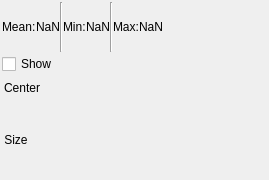
<?xml version="1.0" encoding="UTF-8"?>
<ui version="4.0">
 <class>Form</class>
 <widget class="QWidget" name="Form">
  <property name="geometry">
   <rect>
    <x>0</x>
    <y>0</y>
    <width>269</width>
    <height>180</height>
   </rect>
  </property>
  <property name="windowTitle">
   <string>Form</string>
  </property>
  <layout class="QVBoxLayout" name="verticalLayout">
   <property name="spacing">
    <number>2</number>
   </property>
   <property name="leftMargin">
    <number>2</number>
   </property>
   <property name="topMargin">
    <number>2</number>
   </property>
   <property name="rightMargin">
    <number>2</number>
   </property>
   <property name="bottomMargin">
    <number>2</number>
   </property>
   <item>
    <layout class="QHBoxLayout" name="horizontalLayout_10">
     <property name="spacing">
      <number>0</number>
     </property>
     <item>
      <widget class="QLabel" name="label_9">
       <property name="text">
        <string>Mean:</string>
       </property>
      </widget>
     </item>
     <item>
      <widget class="PyDMLabel" name="PyDMLabel_2">
       <property name="toolTip">
        <string/>
       </property>
       <property name="text">
        <string>NaN</string>
       </property>
       <property name="channel" stdset="0">
        <string>haven://${AD}.stats${R}.mean_value</string>
       </property>
      </widget>
     </item>
     <item>
      <widget class="Line" name="line">
       <property name="orientation">
        <enum>Qt::Vertical</enum>
       </property>
      </widget>
     </item>
     <item>
      <widget class="QLabel" name="label_10">
       <property name="text">
        <string>Min:</string>
       </property>
      </widget>
     </item>
     <item>
      <widget class="PyDMLabel" name="PyDMLabel_4">
       <property name="toolTip">
        <string/>
       </property>
       <property name="text">
        <string>NaN</string>
       </property>
       <property name="channel" stdset="0">
        <string>haven://${AD}.stats${R}.min_value</string>
       </property>
      </widget>
     </item>
     <item>
      <widget class="Line" name="line_2">
       <property name="orientation">
        <enum>Qt::Vertical</enum>
       </property>
      </widget>
     </item>
     <item>
      <widget class="QLabel" name="label_11">
       <property name="text">
        <string>Max:</string>
       </property>
      </widget>
     </item>
     <item>
      <widget class="PyDMLabel" name="PyDMLabel_6">
       <property name="toolTip">
        <string/>
       </property>
       <property name="text">
        <string>NaN</string>
       </property>
       <property name="channel" stdset="0">
        <string>haven://${AD}.stats${R}.max_value</string>
       </property>
      </widget>
     </item>
     <item>
      <spacer name="horizontalSpacer_7">
       <property name="orientation">
        <enum>Qt::Horizontal</enum>
       </property>
       <property name="sizeHint" stdset="0">
        <size>
         <width>40</width>
         <height>20</height>
        </size>
       </property>
      </spacer>
     </item>
    </layout>
   </item>
   <item>
    <widget class="PyDMCheckbox" name="PyDMCheckbox">
     <property name="toolTip">
      <string/>
     </property>
     <property name="text">
      <string>Show</string>
     </property>
     <property name="channel" stdset="0">
      <string>haven://${AD}.overlays.overlay_${R}.use</string>
     </property>
    </widget>
   </item>
   <item>
    <layout class="QHBoxLayout" name="horizontalLayout_3">
     <item>
      <widget class="PyDMSlider" name="PyDMSlider_3">
       <property name="toolTip">
        <string/>
       </property>
       <property name="channel" stdset="0">
        <string>haven://${AD}.roi${R}.min_xyz.min_y</string>
       </property>
       <property name="orientation" stdset="0">
        <number>2</number>
       </property>
       <property name="userMaximum" stdset="0">
        <double>3000.000000000000000</double>
       </property>
       <property name="userMinimum" stdset="0">
        <double>0.000000000000000</double>
       </property>
       <property name="userDefinedLimits" stdset="0">
        <bool>true</bool>
       </property>
      </widget>
     </item>
     <item>
      <layout class="QVBoxLayout" name="verticalLayout_4">
       <item>
        <widget class="QLabel" name="label_5">
         <property name="text">
          <string>Center</string>
         </property>
         <property name="alignment">
          <set>Qt::AlignCenter</set>
         </property>
        </widget>
       </item>
       <item>
        <widget class="PyDMSlider" name="PyDMSlider_4">
         <property name="toolTip">
          <string/>
         </property>
         <property name="channel" stdset="0">
          <string>haven://${AD}.roi${R}.min_xyz.min_x</string>
         </property>
         <property name="step_size" stdset="0">
          <number>0</number>
         </property>
         <property name="userMaximum" stdset="0">
          <double>3000.000000000000000</double>
         </property>
         <property name="userMinimum" stdset="0">
          <double>0.000000000000000</double>
         </property>
         <property name="userDefinedLimits" stdset="0">
          <bool>true</bool>
         </property>
        </widget>
       </item>
      </layout>
     </item>
     <item>
      <spacer name="horizontalSpacer_4">
       <property name="orientation">
        <enum>Qt::Horizontal</enum>
       </property>
       <property name="sizeHint" stdset="0">
        <size>
         <width>40</width>
         <height>20</height>
        </size>
       </property>
      </spacer>
     </item>
    </layout>
   </item>
   <item>
    <layout class="QHBoxLayout" name="horizontalLayout_8">
     <item>
      <widget class="PyDMSlider" name="PyDMSlider_6">
       <property name="toolTip">
        <string/>
       </property>
       <property name="channel" stdset="0">
        <string>haven://${AD}.roi${R}.size.y</string>
       </property>
       <property name="orientation" stdset="0">
        <number>2</number>
       </property>
       <property name="userMaximum" stdset="0">
        <double>3000.000000000000000</double>
       </property>
       <property name="userMinimum" stdset="0">
        <double>0.000000000000000</double>
       </property>
       <property name="userDefinedLimits" stdset="0">
        <bool>true</bool>
       </property>
      </widget>
     </item>
     <item>
      <layout class="QVBoxLayout" name="verticalLayout_5">
       <item>
        <widget class="QLabel" name="label_6">
         <property name="text">
          <string>Size</string>
         </property>
         <property name="alignment">
          <set>Qt::AlignCenter</set>
         </property>
        </widget>
       </item>
       <item>
        <widget class="PyDMSlider" name="PyDMSlider_5">
         <property name="toolTip">
          <string/>
         </property>
         <property name="channel" stdset="0">
          <string>haven://${AD}.roi${R}.size.x</string>
         </property>
         <property name="userMaximum" stdset="0">
          <double>3000.000000000000000</double>
         </property>
         <property name="userMinimum" stdset="0">
          <double>0.000000000000000</double>
         </property>
         <property name="userDefinedLimits" stdset="0">
          <bool>true</bool>
         </property>
        </widget>
       </item>
      </layout>
     </item>
     <item>
      <spacer name="horizontalSpacer_5">
       <property name="orientation">
        <enum>Qt::Horizontal</enum>
       </property>
       <property name="sizeHint" stdset="0">
        <size>
         <width>40</width>
         <height>20</height>
        </size>
       </property>
      </spacer>
     </item>
    </layout>
   </item>
  </layout>
 </widget>
 <customwidgets>
  <customwidget>
   <class>PyDMCheckbox</class>
   <extends>QCheckBox</extends>
   <header>pydm.widgets.checkbox</header>
  </customwidget>
  <customwidget>
   <class>PyDMSlider</class>
   <extends>QFrame</extends>
   <header location="global">pydm.widgets.slider</header>
   <container>1</container>
  </customwidget>
  <customwidget>
   <class>PyDMLabel</class>
   <extends>QLabel</extends>
   <header>pydm.widgets.label</header>
  </customwidget>
 </customwidgets>
 <resources/>
 <connections/>
</ui>
